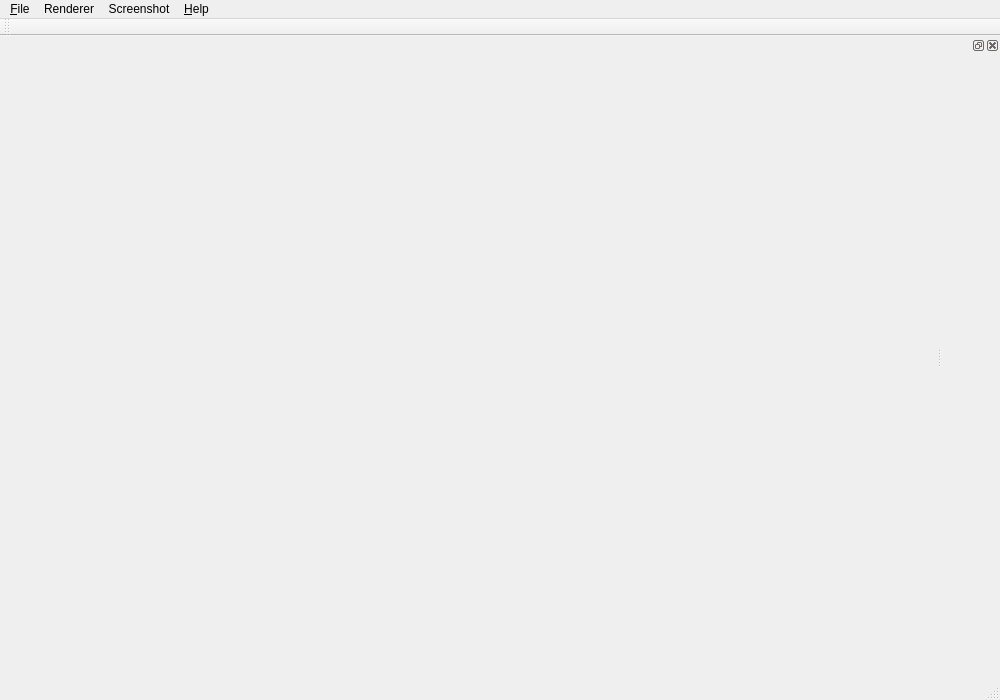
<?xml version="1.0" encoding="UTF-8"?>
<ui version="4.0">
 <class>VolumeRenderer</class>
 <widget class="QMainWindow" name="VolumeRenderer">
  <property name="geometry">
   <rect>
    <x>0</x>
    <y>0</y>
    <width>1000</width>
    <height>700</height>
   </rect>
  </property>
  <property name="windowTitle">
   <string>Volume Renderer</string>
  </property>
  <widget class="QWidget" name="centralWidget">
   <layout class="QHBoxLayout" name="horizontalLayout">
    <property name="margin">
     <number>0</number>
    </property>
    <item>
     <layout class="QVBoxLayout" name="verticalLayout"/>
    </item>
   </layout>
  </widget>
  <widget class="QMenuBar" name="menuBar">
   <property name="geometry">
    <rect>
     <x>0</x>
     <y>0</y>
     <width>1000</width>
     <height>26</height>
    </rect>
   </property>
   <widget class="QMenu" name="menu_File">
    <property name="title">
     <string>&amp;File</string>
    </property>
    <addaction name="actionOpenImage"/>
    <addaction name="action_Exit"/>
   </widget>
   <widget class="QMenu" name="menu_Help">
    <property name="title">
     <string>&amp;Help</string>
    </property>
    <addaction name="action_About"/>
   </widget>
   <widget class="QMenu" name="menuRenderer">
    <property name="title">
     <string>Renderer</string>
    </property>
    <addaction name="action_vtkGPUVolumeRayCastMapper"/>
    <addaction name="action_vtkSlicerGPURayCastVolumeMapper"/>
   </widget>
   <widget class="QMenu" name="menuScreenshot">
    <property name="title">
     <string>Screenshot</string>
    </property>
    <addaction name="actionScreenshotViewPane"/>
   </widget>
   <addaction name="menu_File"/>
   <addaction name="menuRenderer"/>
   <addaction name="menuScreenshot"/>
   <addaction name="menu_Help"/>
  </widget>
  <widget class="QToolBar" name="mainToolBar">
   <attribute name="toolBarArea">
    <enum>TopToolBarArea</enum>
   </attribute>
   <attribute name="toolBarBreak">
    <bool>false</bool>
   </attribute>
  </widget>
  <widget class="QStatusBar" name="statusBar"/>
  <widget class="QDockWidget" name="dockWidget">
   <attribute name="dockWidgetArea">
    <number>2</number>
   </attribute>
   <widget class="QWidget" name="dockWidgetContents">
    <layout class="QHBoxLayout" name="horizontalLayout_2">
     <property name="margin">
      <number>0</number>
     </property>
     <item>
      <layout class="QVBoxLayout" name="verticalLayout_2"/>
     </item>
    </layout>
   </widget>
  </widget>
  <action name="action_Open">
   <property name="text">
    <string>&amp;Open</string>
   </property>
  </action>
  <action name="action_Exit">
   <property name="text">
    <string>&amp;Exit</string>
   </property>
  </action>
  <action name="action_About">
   <property name="text">
    <string>&amp;About</string>
   </property>
  </action>
  <action name="action_vtkGPUVolumeRayCastMapper">
   <property name="checkable">
    <bool>true</bool>
   </property>
   <property name="text">
    <string>vtkGPUVolumeRayCastMapper</string>
   </property>
   <property name="toolTip">
    <string>vtkGPUVolumeRayCastMapper</string>
   </property>
  </action>
  <action name="action_vtkSlicerGPURayCastVolumeMapper">
   <property name="checkable">
    <bool>true</bool>
   </property>
   <property name="checked">
    <bool>true</bool>
   </property>
   <property name="text">
    <string>vtkSlicerGPURayCastVolumeMapper</string>
   </property>
  </action>
  <action name="actionScreenshotViewPane">
   <property name="text">
    <string>ScreenshotViewPane</string>
   </property>
  </action>
  <action name="actionOpenImage">
   <property name="text">
    <string>OpenImage</string>
   </property>
  </action>
 </widget>
 <layoutdefault spacing="6" margin="11"/>
 <resources/>
 <connections/>
</ui>
